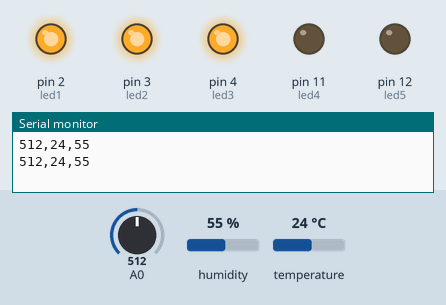
Bench run of a sketch on a simulated Arduino Uno, built with avr-gcc and run on an emulated ATmega328P. Parts: output pins drawn as LEDs (lit = HIGH), the last lines printed to the serial monitor. The inputs (shaded band) are chosen by the test bench; at power-on: A0 = 512, humidity 55 %, temperature 24 °C.

Above: at 2.8 s.
2.9 s: A0 set to 394
5.6 s: A0 set to 368
At 6.9 s:
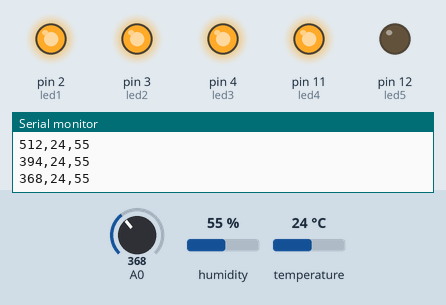
8.3 s: A0 set to 308
11.3 s: A0 set to 290
At 13.0 s:
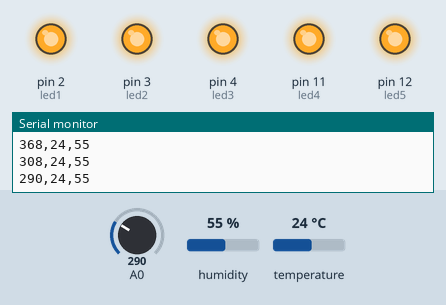
14.0 s: A0 set to 716
At 15.4 s:
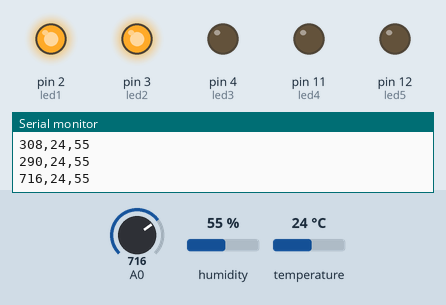
16.7 s: A0 set to 698
19.4 s: A0 set to 677
At 21.3 s:
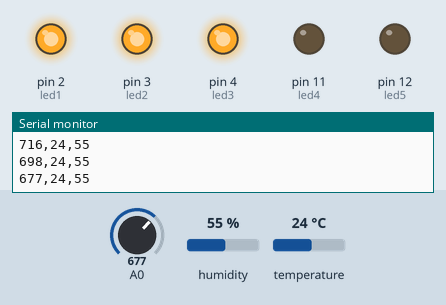
Timing chart, 0 to 22.8 s (numbered marks = the images above; inputs shaded):
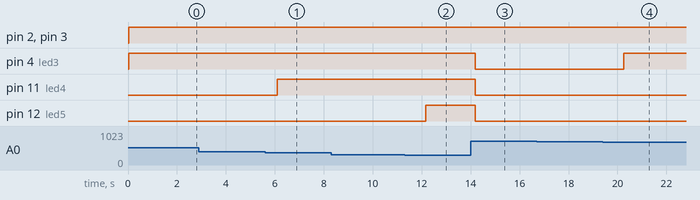

Measured:
- the behaviour switches between 385 and 384 on A0 (found by bisection; images 0 and 1)
- the behaviour switches between 300 and 299 on A0 (found by bisection; images 1 and 2)
- the behaviour switches between 690 and 689 on A0 (found by bisection; images 3 and 4)
- after the input at 5.6 s, pin 11 (led4): LOW → HIGH after 0.50 s
- after the input at 11.3 s, pin 12 (led5): LOW → HIGH after 0.87 s
- after the input at 14.0 s, pin 4 (led3), pin 11 (led4), pin 12 (led5): HIGH → LOW after 0.19 s
- after the input at 19.4 s, pin 4 (led3): LOW → HIGH after 0.86 s

The sketch:

sense_arduino.ino
```cpp
#include <math.h>
#include "DHT.h"
#define DHTPIN A1
#define DHTTYPE DHT11
DHT dht(DHTPIN,DHTTYPE);
int led1 =2,led2 =3,led3 =4,led4 =11,led5 =12;
int motor =8;
void setup()
{
  Serial.begin(9600);
  pinMode(led1, OUTPUT);
  pinMode(led2, OUTPUT);
  pinMode(led3, OUTPUT);
  pinMode(led4, OUTPUT);
  pinMode(led5, OUTPUT);
  dht.begin();
}

void loop()
{
  int moisture=0;
  moisture=analogRead(A0);
  int temperature = dht.readTemperature();
  int humidity = dht.readHumidity();
  Serial.print(moisture);
  Serial.print(",");
  Serial.print(temperature);
  Serial.print(",");
  Serial.println(humidity);
  if (moisture > 800)
 {
  digitalWrite(motor, HIGH);
 digitalWrite(led1, HIGH);
 digitalWrite(led2, LOW);
 digitalWrite(led3, LOW);
 digitalWrite(led4, LOW);
 digitalWrite(led5, LOW);
}
else if (moisture >= 690  && moisture < 800)
 {
  digitalWrite(motor, HIGH);
 digitalWrite(led1, HIGH);
 digitalWrite(led2, HIGH);
 digitalWrite(led3, LOW);
 digitalWrite(led4, LOW);
 digitalWrite(led5, LOW);
}
else if (moisture >= 385 && moisture < 690)
 {
  digitalWrite(motor, LOW);
 digitalWrite(led1, HIGH);
 digitalWrite(led2, HIGH);
 digitalWrite(led3, HIGH);
 digitalWrite(led4, LOW);
 digitalWrite(led5, LOW);
}
else if (moisture >= 300 && moisture < 385)
 {
  digitalWrite(motor, LOW);
 digitalWrite(led1, HIGH);
 digitalWrite(led2, HIGH);
 digitalWrite(led3, HIGH);
 digitalWrite(led4, HIGH);
 digitalWrite(led5, LOW);
}
else if (moisture >= 0 && moisture < 300)
 {
  digitalWrite(motor, LOW);
 digitalWrite(led1, HIGH);
 digitalWrite(led2, HIGH);
 digitalWrite(led3, HIGH);
 digitalWrite(led4, HIGH);
 digitalWrite(led5, HIGH);
}
  delay(2000);
}
```
